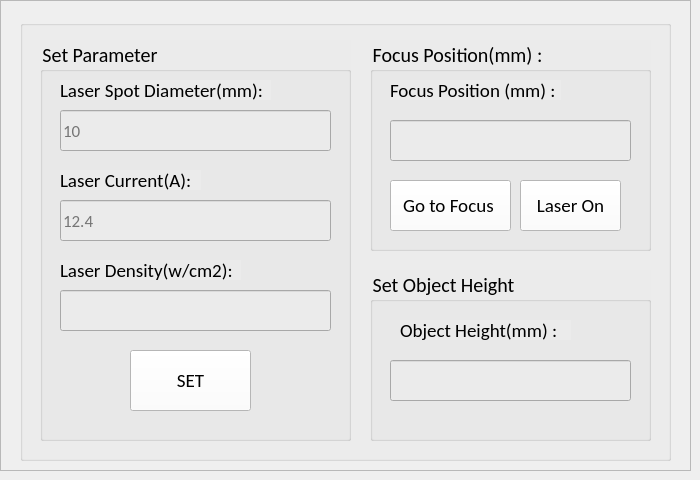
     <widget class="QWidget" name="parameter_tab">
      <attribute name="title">
       <string>PARAMETERS</string>
      </attribute>
      <widget class="QFrame" name="option_frame_3">
       <property name="geometry">
        <rect>
         <x>0</x>
         <y>0</y>
         <width>691</width>
         <height>471</height>
        </rect>
       </property>
       <property name="frameShape">
        <enum>QFrame::Shape::StyledPanel</enum>
       </property>
       <property name="frameShadow">
        <enum>QFrame::Shadow::Raised</enum>
       </property>
       <widget class="QGroupBox" name="groupBox_14">
        <property name="geometry">
         <rect>
          <x>20</x>
          <y>20</y>
          <width>651</width>
          <height>441</height>
         </rect>
        </property>
        <property name="font">
         <font>
          <family>Calibri</family>
          <pointsize>14</pointsize>
         </font>
        </property>
        <property name="styleSheet">
         <string notr="true"/>
        </property>
        <property name="title">
         <string/>
        </property>
        <widget class="QGroupBox" name="set_parameter">
         <property name="geometry">
          <rect>
           <x>20</x>
           <y>20</y>
           <width>311</width>
           <height>401</height>
          </rect>
         </property>
         <property name="font">
          <font>
           <family>Calibri</family>
           <pointsize>15</pointsize>
          </font>
         </property>
         <property name="styleSheet">
          <string notr="true">background-color : rgb(235, 235, 235)</string>
         </property>
         <property name="title">
          <string>Set Parameter</string>
         </property>
         <widget class="QLabel" name="xmax_label_2">
          <property name="geometry">
           <rect>
            <x>20</x>
            <y>40</y>
            <width>211</width>
            <height>20</height>
           </rect>
          </property>
          <property name="font">
           <font>
            <family>Calibri</family>
            <pointsize>14</pointsize>
           </font>
          </property>
          <property name="text">
           <string>Laser Spot Diameter(mm):</string>
          </property>
         </widget>
         <widget class="QLabel" name="ymax_label_3">
          <property name="geometry">
           <rect>
            <x>20</x>
            <y>130</y>
            <width>141</width>
            <height>20</height>
           </rect>
          </property>
          <property name="font">
           <font>
            <family>Calibri</family>
            <pointsize>14</pointsize>
           </font>
          </property>
          <property name="text">
           <string>Laser Current(A):</string>
          </property>
         </widget>
         <widget class="QLabel" name="zmax_label_3">
          <property name="geometry">
           <rect>
            <x>20</x>
            <y>220</y>
            <width>181</width>
            <height>20</height>
           </rect>
          </property>
          <property name="font">
           <font>
            <family>Calibri</family>
            <pointsize>14</pointsize>
           </font>
          </property>
          <property name="text">
           <string>Laser Density(w/cm2):</string>
          </property>
         </widget>
         <widget class="QPushButton" name="set_para">
          <property name="geometry">
           <rect>
            <x>90</x>
            <y>310</y>
            <width>121</width>
            <height>61</height>
           </rect>
          </property>
          <property name="font">
           <font>
            <family>Calibri</family>
            <pointsize>14</pointsize>
           </font>
          </property>
          <property name="autoFillBackground">
           <bool>false</bool>
          </property>
          <property name="styleSheet">
           <string notr="true">background-color: rgb(255, 255, 255);</string>
          </property>
          <property name="text">
           <string>SET</string>
          </property>
          <property name="autoDefault">
           <bool>false</bool>
          </property>
         </widget>
         <widget class="QLineEdit" name="laser_density">
          <property name="geometry">
           <rect>
            <x>20</x>
            <y>250</y>
            <width>271</width>
            <height>41</height>
           </rect>
          </property>
          <property name="font">
           <font>
            <family>Calibri</family>
            <pointsize>13</pointsize>
           </font>
          </property>
         </widget>
         <widget class="QLineEdit" name="laser_dia">
          <property name="geometry">
           <rect>
            <x>20</x>
            <y>70</y>
            <width>271</width>
            <height>41</height>
           </rect>
          </property>
          <property name="font">
           <font>
            <family>Calibri</family>
            <pointsize>13</pointsize>
           </font>
          </property>
          <property name="cursor">
           <cursorShape>IBeamCursor</cursorShape>
          </property>
          <property name="mouseTracking">
           <bool>false</bool>
          </property>
          <property name="placeholderText">
           <string>10</string>
          </property>
         </widget>
         <widget class="QLineEdit" name="laser_current">
          <property name="geometry">
           <rect>
            <x>20</x>
            <y>160</y>
            <width>271</width>
            <height>41</height>
           </rect>
          </property>
          <property name="font">
           <font>
            <family>Calibri</family>
            <pointsize>13</pointsize>
           </font>
          </property>
          <property name="placeholderText">
           <string>12.4</string>
          </property>
         </widget>
        </widget>
        <widget class="QGroupBox" name="focus_pos">
         <property name="geometry">
          <rect>
           <x>350</x>
           <y>20</y>
           <width>281</width>
           <height>211</height>
          </rect>
         </property>
         <property name="font">
          <font>
           <family>Calibri</family>
           <pointsize>15</pointsize>
          </font>
         </property>
         <property name="styleSheet">
          <string notr="true">background-color : rgb(235, 235, 235)</string>
         </property>
         <property name="title">
          <string>Focus Position(mm) :</string>
         </property>
         <widget class="QLabel" name="xmax_label_8">
          <property name="geometry">
           <rect>
            <x>20</x>
            <y>40</y>
            <width>171</width>
            <height>20</height>
           </rect>
          </property>
          <property name="font">
           <font>
            <family>Calibri</family>
            <pointsize>14</pointsize>
           </font>
          </property>
          <property name="text">
           <string>Focus Position (mm) :</string>
          </property>
         </widget>
         <widget class="QPushButton" name="focus_btn">
          <property name="geometry">
           <rect>
            <x>20</x>
            <y>140</y>
            <width>121</width>
            <height>51</height>
           </rect>
          </property>
          <property name="font">
           <font>
            <family>Calibri</family>
            <pointsize>14</pointsize>
           </font>
          </property>
          <property name="autoFillBackground">
           <bool>false</bool>
          </property>
          <property name="styleSheet">
           <string notr="true">background-color: rgb(255, 255, 255);</string>
          </property>
          <property name="text">
           <string>Go to Focus </string>
          </property>
          <property name="autoDefault">
           <bool>false</bool>
          </property>
         </widget>
         <widget class="QPushButton" name="laser_btn">
          <property name="geometry">
           <rect>
            <x>150</x>
            <y>140</y>
            <width>101</width>
            <height>51</height>
           </rect>
          </property>
          <property name="font">
           <font>
            <family>Calibri</family>
            <pointsize>14</pointsize>
           </font>
          </property>
          <property name="autoFillBackground">
           <bool>false</bool>
          </property>
          <property name="styleSheet">
           <string notr="true">background-color: rgb(255, 255, 255);</string>
          </property>
          <property name="text">
           <string>Laser On</string>
          </property>
          <property name="autoDefault">
           <bool>false</bool>
          </property>
         </widget>
         <widget class="QLineEdit" name="focus_pos_mm">
          <property name="geometry">
           <rect>
            <x>20</x>
            <y>80</y>
            <width>241</width>
            <height>41</height>
           </rect>
          </property>
          <property name="font">
           <font>
            <family>Calibri</family>
            <pointsize>13</pointsize>
           </font>
          </property>
         </widget>
        </widget>
        <widget class="QGroupBox" name="set_obj_height">
         <property name="geometry">
          <rect>
           <x>350</x>
           <y>250</y>
           <width>281</width>
           <height>171</height>
          </rect>
         </property>
         <property name="font">
          <font>
           <family>Calibri</family>
           <pointsize>15</pointsize>
          </font>
         </property>
         <property name="styleSheet">
          <string notr="true">background-color : rgb(235, 235, 235)</string>
         </property>
         <property name="title">
          <string>Set Object Height</string>
         </property>
         <widget class="QLabel" name="zmax_label_8">
          <property name="geometry">
           <rect>
            <x>30</x>
            <y>50</y>
            <width>171</width>
            <height>20</height>
           </rect>
          </property>
          <property name="font">
           <font>
            <family>Calibri</family>
            <pointsize>14</pointsize>
           </font>
          </property>
          <property name="text">
           <string>Object Height(mm) :</string>
          </property>
         </widget>
         <widget class="QLineEdit" name="object_height">
          <property name="geometry">
           <rect>
            <x>20</x>
            <y>90</y>
            <width>241</width>
            <height>41</height>
           </rect>
          </property>
          <property name="font">
           <font>
            <family>Calibri</family>
            <pointsize>13</pointsize>
           </font>
          </property>
         </widget>
        </widget>
       </widget>
      </widget>
     </widget>
